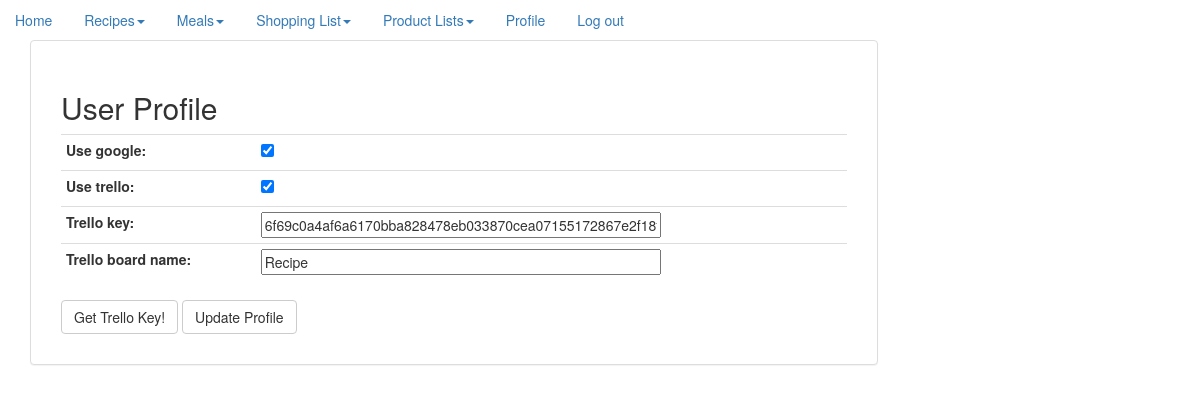
The page /profile/ (signed in) on the database as committed earlier.
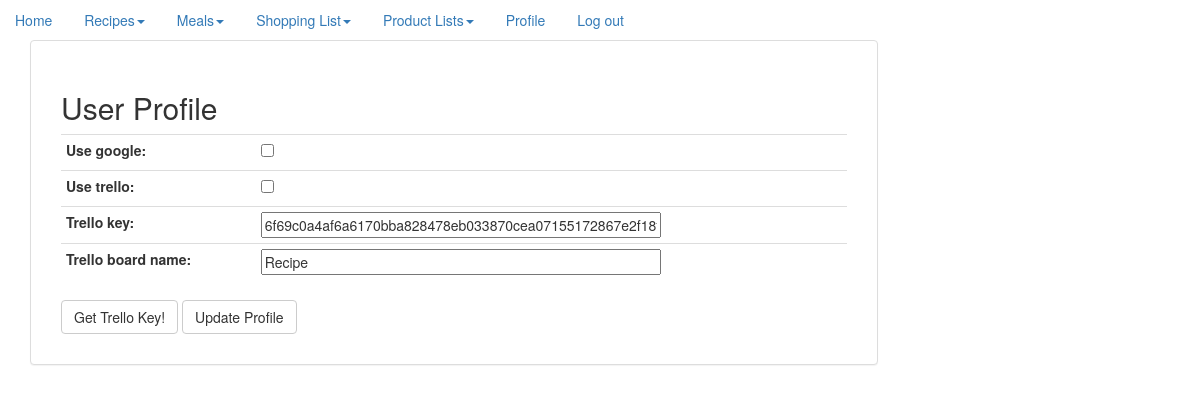
The same page on the database as committed later.
### extended_user/models.py (models this page shows, shortened)
class UserProfile(models.Model):
    user = models.OneToOneField(User)
    use_google = models.BooleanField()
    use_trello = models.BooleanField()
    trello_key = models.CharField(max_length=64, blank=True)
    trello_board_name = models.CharField(max_length=100, default='Reshp', blank=True)

### website/views.py (the view)
# urls.py: url(r'profile/', profile),
def profile(request):
    if request.method == 'POST':
        form = UserProfileForm(request.POST)
        if form.is_valid():
            use_google = form.cleaned_data['use_google']
            use_trello = form.cleaned_data['use_trello']
            trello_key = form.cleaned_data['trello_key']
            trello_board_name = form.cleaned_data['trello_board_name']
            userProfile = UserProfile.objects.get(user=request.user)
            userProfile.use_google = use_google
            userProfile.use_trello = use_trello
            userProfile.trello_key = trello_key
            userProfile.trello_board_name = trello_board_name
            userProfile.save()
        else:
            return render_to_response('profile.html', locals(), RequestContext(request))
        messages.add_message(request, messages.SUCCESS, 'Your profile was updated successfully')
        return HttpResponseRedirect('/profile')
    else:
        userProfile = UserProfile.objects.get(user=request.user)
        form = UserProfileForm(initial={'use_google': userProfile.use_google, 'use_trello': userProfile.use_trello,
                                        'trello_key': userProfile.trello_key,
                                        'trello_board_name': userProfile.trello_board_name})
    return render(request, 'profile.html', {
        'form': form,
        'title': 'User Profile',
        'trello': settings.TRELLO_APP_KEY
    })

### extended_user/form.py
class UserProfileForm(forms.Form):
    use_google = forms.BooleanField(required=False)
    use_trello = forms.BooleanField(required=False)
    trello_key = forms.CharField(
        widget=forms.TextInput(attrs={'style': 'width:400px'}),
        required=False)
    trello_board_name = forms.CharField(
        widget=forms.TextInput(attrs={'style': 'width:400px'}),
        required=False)

### templates/profile.html (shortened to what this page needs)
{% extends "base.html" %}
{% block content %}
    <div class="panel-body register-user">
        {% if user.is_authenticated %}
            <form action="/profile/" method="post">
                <h2 class="">{{ title }}</h2>
                <table class="table table-condensed">
                    {{ form.as_table }}
                </table>
                <input type=button class="btn btn-default"
                       onClick=window.open("https://trello.com/1/authorize?expiration=never&scope=read,write,account&response_type=token&name=Server%20Token&key={{ trello }}","Ratting","width=550,height=750,left=150,top=200,toolbar=0,status=0,");
                       value="Get Trello Key!">
                <input type="submit" class="btn btn-default" value="Update Profile"/>
            </form>
        {% else %}
            You are not logged in. You can log in <a href="/login">here.</a>
        {% endif %}
    </div>
{% endblock %}

Rows that differ between the two databases and show on the page:
changed UserProfile "6f69c0a4af6a6170bba828478eb033870cea07155172867e2f18f6b0dd058651": use_google "☑" → "☐"; use_trello "☑" → "☐"
